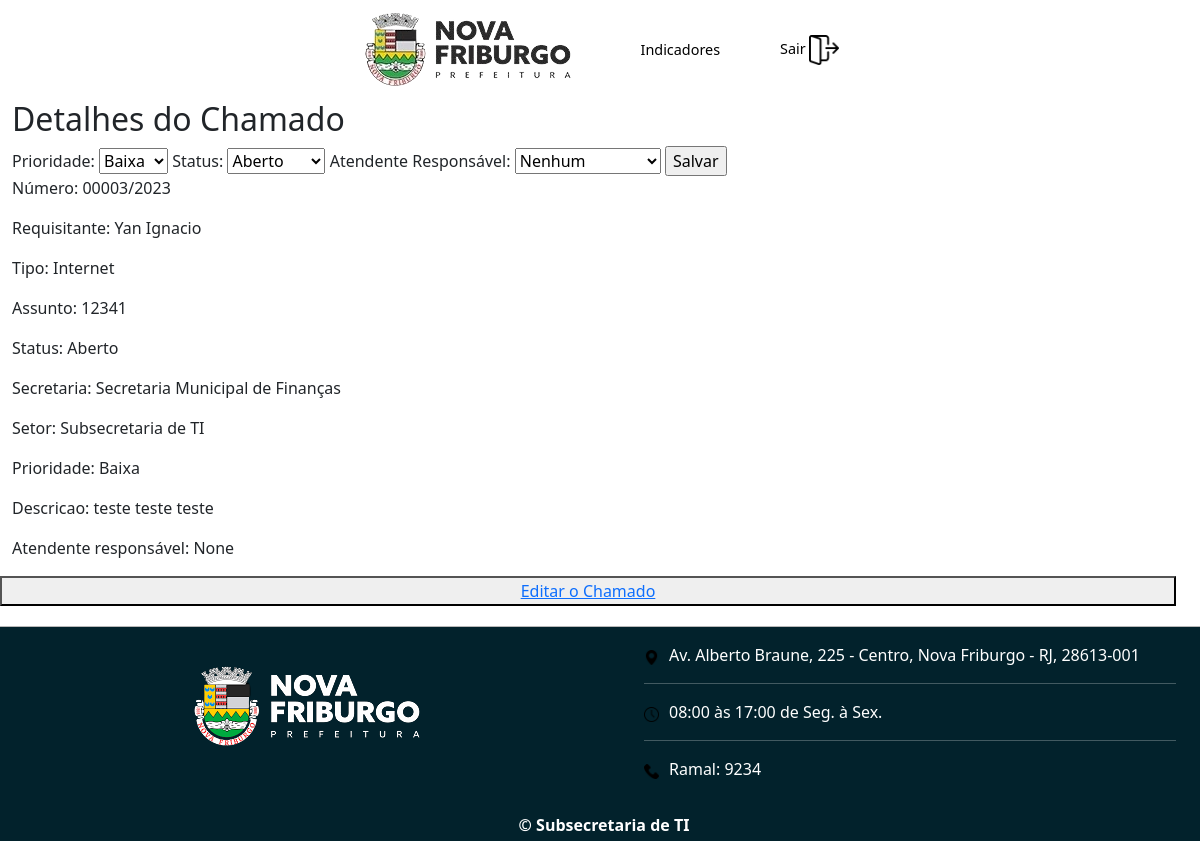
Page /chamado/11 (signed in) on the committed database.
### chamadosApp/models.py (models this page shows, shortened)
class Chamado(models.Model):
    prioridadeChoices = (
        ('0', 'Baixa'),
        ('1', 'Média'),
        ('2', 'Alta')
    )
    statusChoices = (
        ('0', 'Aberto'),
        ('1', 'Pendente'),
        ('2', 'Resolvido'),
        ('3', 'Finalizado')
    )
    secretaria = models.ForeignKey(Secretaria, verbose_name='Secretaria', on_delete=models.CASCADE, null=True)
    setor = models.ForeignKey(Setor, verbose_name='Setor', on_delete=models.CASCADE, null=True)
    requisitante = models.ForeignKey(Servidor, on_delete=models.CASCADE, related_name='requisitante')
    tipo = models.ForeignKey(Tipo, on_delete=models.CASCADE)
    assunto = models.CharField(max_length=150)
    prioridade = models.CharField(max_length=1, choices=prioridadeChoices, default='0')
    status = models.CharField(max_length=1, choices=statusChoices, default='0')
    descricao = models.TextField(default='')
    atendente = models.ForeignKey(Atendente, verbose_name='Atendente', on_delete=models.CASCADE, related_name='atendente', null=True, default=None)
    dataAbertura = models.DateTimeField(auto_now_add=True)
    dataFechamento = models.DateTimeField(null=True, blank=False)
    numero = models.CharField(max_length=10, default=0)
    def getPrioridade(self):
        for choice in self.prioridadeChoices:
            if choice[0] == self.prioridade:
                return choice[1]
        return "Desconhecido"
    def getStatus(self):
        for choice in self.statusChoices:
            if choice[0] == self.status:
                return choice[1]
        return "Desconhecido"

class Servidor(models.Model):
    user = models.ForeignKey(User, on_delete=models.CASCADE)
    nome = models.CharField(max_length=75)
    secretaria = models.ForeignKey(Secretaria, verbose_name='Secretaria', on_delete=models.CASCADE)
    setor = models.ForeignKey(Setor, verbose_name='Setor', on_delete=models.CASCADE)
    def __str__(self):
        return self.nome

class Tipo(models.Model):
    nome = models.CharField(max_length=30, verbose_name='Nome do Serviço', blank=True)
    sigla = models.CharField(max_length=3, verbose_name="Sigla", blank=True)
    descricao = models.TextField(default='')
    def __str__(self):
        return self.nome

class Secretaria(models.Model):
    nome = models.CharField(max_length=70)
    def __str__(self):
        return self.nome

class Setor(models.Model):
    secretaria = models.ForeignKey(Secretaria, verbose_name="Secretaria", on_delete=models.CASCADE)
    nome = models.CharField(max_length=100, default='')
    cep = models.CharField(max_length=8, default='')
    bairro = models.CharField(max_length=50, default='')
    logradouro = models.CharField(max_length=150, default='')
    def __str__(self):
        return self.nome

### chamadosApp/views.py (the view)
# urls.py: path('chamado/<int:idChamado>',views.chamado, name='chamado'),
@login_required
def chamado(request, idChamado):
    chamado = Chamado.objects.get(id=idChamado)
    atendentes = Atendente.objects.all()
    if request.method == 'POST':
        chamado = atualizaChamado(request, chamado)
    context = {
        'chamado': chamado,
        'atendentes': atendentes,
    }
    return render(request, 'chamado.html', context)

### chamadosApp/templates/chamado.html (shortened to what this page needs)
{% extends "template.html" %}
{% block main %}
<h2>Detalhes do Chamado</h2>
<form method=POST>
    <label for="prioridade">Prioridade:</label>
    <select name="prioridade" id="prioridade">
        {% for choice in chamado.prioridadeChoices %}
            <option value="{{ choice.0 }}" {% if choice.0 == chamado.prioridade %}selected{% endif %}>
                {{ choice.1 }}
            </option>
        {% endfor %}
    </select>
    <label for="status">Status:</label>
    <select name="status" id="status">
        {% for choice in chamado.statusChoices %}
            <option value="{{ choice.0 }}" {% if choice.0 == chamado.status %}selected{% endif %}>
                {{ choice.1 }}
            </option>
        {% endfor %}
    </select>
    <label for="atendente">Atendente Responsável:</label>
    <select name="atendente" id="atendente">
        <option value="None" {% if chamado.atendente == None %}selected{% endif %}> Nenhum </option>
    </select>
    <input type="submit" value="Salvar">
</form>
<p>Número: {{ chamado.numero }}/{{chamado.dataAbertura.year}}</p>
<p>Requisitante: {{ chamado.requisitante }}</p>
<p>Tipo: {{ chamado.tipo }}</p>
<p>Assunto: {{ chamado.assunto }}</p>
<p>Status: {{ chamado.getStatus }}</p>
<p>Secretaria: {{ chamado.secretaria }}</p>
<p>Setor: {{ chamado.setor }}</p>
<p>Prioridade: {{ chamado.getPrioridade }}</p>
<p>Descricao: {{ chamado.descricao }}</p>
<p>Atendente responsável: {{ chamado.atendente }}</p>
<button>
    <a href="{% url 'editaChamado' chamado.id %}">Editar o Chamado</a>
</button>
{% endblock %}

### chamadosApp/static/css/style.css (style rules this page uses)
body { margin: 0; }

### rows in the picture
Chamado: prioridade "Baixa", status "Aberto", atendente "Nenhum", numero "00003", dataAbertura.year "2023", requisitante "Yan Ignacio", tipo "Internet", assunto "12341", getStatus "Aberto", secretaria "Secretaria Municipal de Finanças", setor "Subsecretaria de TI", getPrioridade "Baixa", descricao "teste teste teste", atendente "None"
